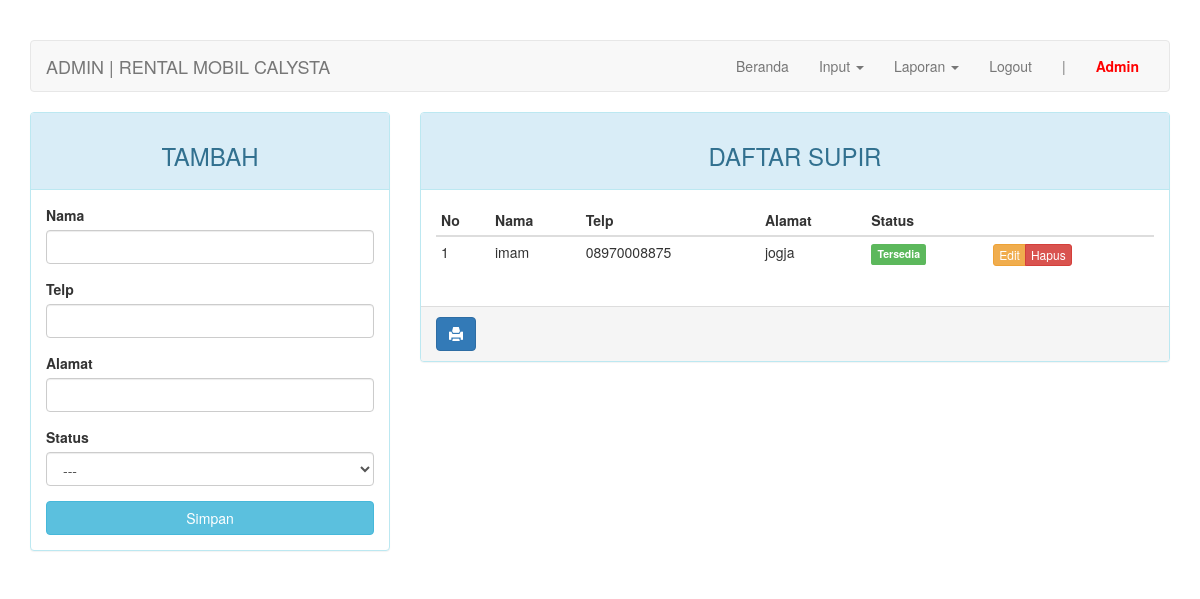
Before: /admin/index.php?page=supir (signed in) with the older database file.
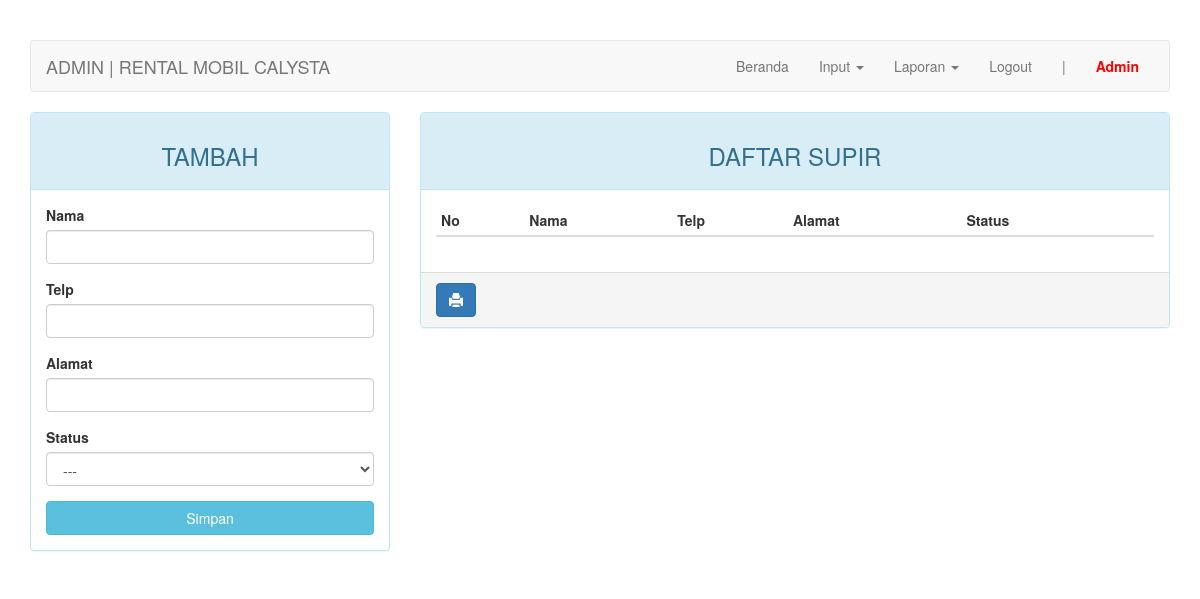
After: the same page with the newer database file.
### tables this page shows
CREATE TABLE `supir` (
  `id_supir` int(11) NOT NULL,
  `nama` varchar(30) NOT NULL,
  `telp` char(12) NOT NULL,
  `alamat` varchar(50) NOT NULL,
  `status` enum('0','1') NOT NULL
);

### admin/page/supir.php (the view, shortened to what this page needs)
<?php
$update = (isset($_GET['action']) AND $_GET['action'] == 'update') ? true : false;
?>
<div class="row">
	<div class="col-md-4 hidden-print">
	    <div class="panel panel-<?= ($update) ? "warning" : "info" ?>">
	        <div class="panel-heading"><h3 class="text-center"><?= ($update) ? "EDIT" : "TAMBAH" ?></h3></div>
	        <div class="panel-body">
	            <form action="<?=$_SERVER['REQUEST_URI']?>" method="POST">
	                <div class="form-group">
	                    <label for="nama">Nama</label>
	                    <input type="text" name="nama" class="form-control" <?= (!$update) ?: 'value="'.$row["nama"].'"' ?>>
	                </div>
	                <div class="form-group">
	                    <label for="telp">Telp</label>
	                    <input type="text" name="telp" class="form-control" <?= (!$update) ?: 'value="'.$row["telp"].'"' ?>>
	                </div>
	                <div class="form-group">
	                    <label for="alamat">Alamat</label>
	                    <input type="text" name="alamat" class="form-control" <?= (!$update) ?: 'value="'.$row["alamat"].'"' ?>>
	                </div>
	                <div class="form-group">
	                    <label for="status">Status</label>
											<select class="form-control" name="status">
												<option>---</option>
											</select>
	                </div>
	                <button type="submit" class="btn btn-<?= ($update) ? "warning" : "info" ?> btn-block">Simpan</button>
	            </form>
	        </div>
	    </div>
	</div>
	<div class="col-md-8">
	    <div class="panel panel-info">
	        <div class="panel-heading"><h3 class="text-center">DAFTAR SUPIR</h3></div>
	        <div class="panel-body">
	            <table class="table table-condensed">
	                <thead>
	                    <tr>
	                        <th>No</th>
	                        <th>Nama</th>
	                        <th>Telp</th>
	                        <th>Alamat</th>
	                        <th>Status</th>
	                        <th class="hidden-print"></th>
	                    </tr>
	                </thead>
	                <tbody>
	                    <?php $no = 1; ?>
	                    <?php if ($query = $connection->query("SELECT * FROM supir")): ?>
	                        <?php while($row = $query->fetch_assoc()): ?>
	                        <tr>
	                            <td><?=$no++?></td>
															<td><?=$row['nama']?></td>
															<td><?=$row['telp']?></td>
															<td><?=$row['alamat']?></td>
															<td><span class="label label-<?=($row['status']) ? "success" : "danger" ?>"><?=($row['status']) ? "Tersedia" : "Tidak Tersedia" ?></span></td>
	                            <td class="hidden-print">
	                                <div class="btn-group">
	                                    <a href="?page=supir&action=update&key=<?=$row['id_supir']?>" class="btn btn-warning btn-xs">Edit</a>
	                                    <a href="?page=supir&action=delete&key=<?=$row['id_supir']?>" class="btn btn-danger btn-xs">Hapus</a>
	                                </div>
	                            </td>
	                        </tr>
	                        <?php endwhile ?>
	                    <?php endif ?>
	                </tbody>
	            </table>
	        </div>
			    <div class="panel-footer hidden-print">
			        <a onClick="window.print();return false" class="btn btn-primary"><i class="glyphicon glyphicon-print"></i></a>
			    </div>
	    </div>
	</div>
</div>

Changed rows visible on the page:
removed supir: nama "imam", telp "08970008875", alamat "jogja", status "Tersedia"
